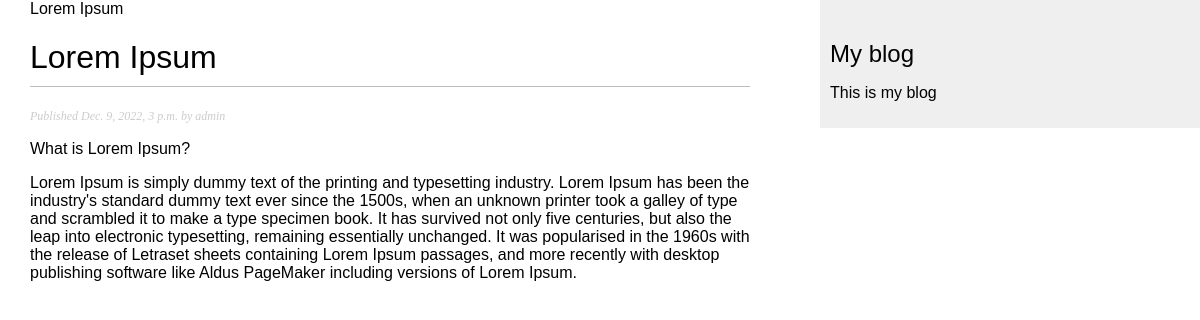
The app's page /blog/2022/12/9/lorem-ipsum/ with its own data.
### blog/models.py (models this page shows, shortened)
class Post(models.Model):
    class Status(models.TextChoices):
        DRAFT = 'DF', 'Draft'
        PUBLISHED = 'PB', 'Published'
    title = models.CharField(max_length=250)
    slug = models.SlugField(max_length=250, unique_for_date='publish')
    author = models.ForeignKey(User, on_delete=models.CASCADE, related_name="blog_posts")
    body = models.TextField()
    publish = models.DateTimeField(default=timezone.now)
    created = models.DateTimeField(auto_now_add=True)
    updated = models.DateTimeField(auto_now=True)
    status = models.CharField(max_length=2, choices=Status.choices, default=Status.DRAFT)
    objects = models.Manager()
    published = PublishedManager()
    class Meta:
        ordering = ['-publish']
        indexes = [
            models.Index(fields=['-publish']),
        ]

### blog/views.py (the view)
# urls.py: path('<int:year>/<int:month>/<int:day>/<slug:post>/', views.post_detail, name='post_detail'),
def post_detail(request, year, month, day, post):
    post = get_object_or_404(Post,
                            status=Post.Status.PUBLISHED,
                            slug=post,
                            publish__year=year,
                            publish__month=month,
                            publish__day=day)
    return render(request,
                'blog/post/detail.html',
                {'post': post})

### blog/templates/blog/post/detail.html (shortened to what this page needs)
{% extends "blog/base.html" %}
{% block content %}
{{ post.title }}
<h1>{{ post.title }}</h1>
<p class="date">
    Published {{ post.publish }} by {{ post.author }}
</p>
{{ post.body|linebreaks }}
{% endblock %}

### blog/static/css/blog.css (style rules this page uses)
body { margin:0; padding:0; font-family:helvetica, sans-serif; }
h1 { font-weight:normal; border-bottom:1px solid #bbb; padding:0 0 10px 0; }
p.date { color:#ccc; font-family: georgia, serif; font-size: 12px; font-style: italic; }

### records on screen
Post: title "Lorem Ipsum", publish "Dec. 9, 2022, 3 p.m.", author "admin", body "What is Lorem Ipsum? Lorem Ipsum is simply dummy text of the printing and typesetting industry. Lorem Ipsum has been the industry's standard dummy text ever since the 1500s, when an unknown printer took a galley of type and scrambled it to make a type specimen book. It has survived not only five centuries, but also the leap into electronic typesetting, remaining essentially unchanged. It was popularised in the 1960s with the release of Letraset sheets containing Lorem Ipsum passages, and more recently with desktop publishing software like Aldus PageMaker including versions of Lorem Ipsum."
